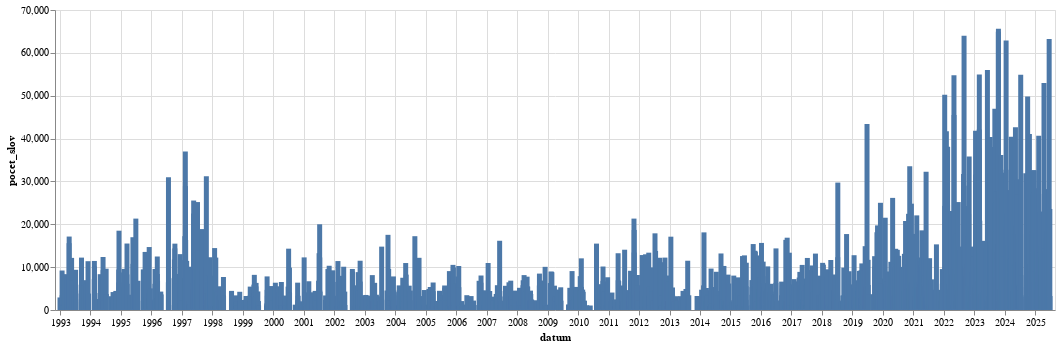

This figure's notebook cell:
### Code cell
alt.Chart(
    df.filter(pl.col("pocet_slov") >= 1000).group_by_dynamic(index_column="datum",every="3m").agg(pl.col("pocet_slov").sum()).to_pandas(),
    width=1000
).mark_bar(
).encode(
    alt.X("datum:T"),
    alt.Y("pocet_slov:Q")
)

### Figure 1 — Vega-Lite specification as saved in the notebook (floating-point values rounded to 4 significant figures; data arrays with more than 128 entries replaced by an {"elided": "..."} marker saying what was removed)
{"config": {"view": {"continuousWidth": 300, "continuousHeight": 300}}, "data": {"name": "data-14059bcbf82f3ab3f5d37e9814ee7eef"}, "mark": {"type": "bar"}, "encoding": {"x": {"field": "datum", "type": "temporal"}, "y": {"field": "pocet_slov", "type": "quantitative"}}, "width": 1000, "$schema": "https://vega.github.io/schema/vega-lite/v5.8.0.json", "datasets": {"data-14059bcbf82f3ab3f5d37e9814ee7eef": {"elided": "1667 records"}}}
